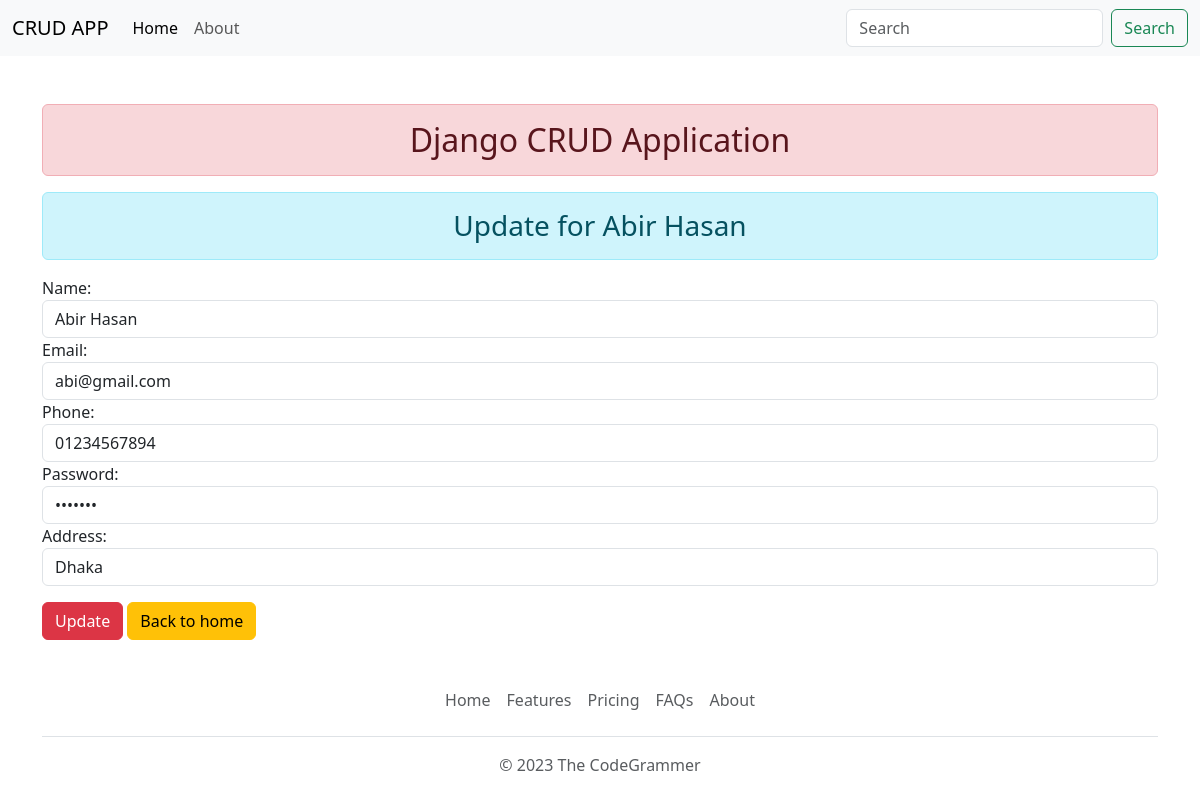
The app's page /update/31/ with its own data.
### student/models.py (models this page shows)
class student(models.Model):
    name = models.CharField(max_length=50)
    email = models.CharField(max_length=50)
    phone = models.CharField(max_length=50)
    password = models.CharField(max_length=50)
    address = models.CharField(max_length=300)

### student/views.py (the view)
# urls.py: path('update/<int:id>/', updateStudent, name='update_student'),
def updateStudent(request, id):
    students_data = student.objects.filter(pk=id)
    if students_data.exists():
        student_data = students_data.first()
    else:
        return redirect('index')
    attributes = ['name', 'email', 'phone', 'password', 'address']
    if request.method == "POST":
        for attr in attributes:
            setattr(student_data, attr, request.POST.get(attr))
            student_data.save()
        return redirect('/')
    context = {'student': student_data}
    return render(request, 'update.html', context)

### templates/update.html (shortened to what this page needs)
{% extends "base.html" %}
{% block content %}
{% load static %}
<div class="container">
<div class="row">
    <div class="col-sm-12">
        <h3 class='alert alert-info text-center'>Update for {{ student.name }}</h3>
        <form method="POST" action="{% url 'update_student' student.id %}">
            <div class="form-group">
                <label for="name">Name:</label>
                <input type="text" class="form-control" id="name" name="name" value="{{ student.name }}">
            </div>
            <div class="form-group">
                <label for="email">Email:</label>
                <input type="email" class="form-control" id="email" name="email" value="{{ student.email }}">
            </div>
            <div class="form-group">
                <label for="phone">Phone:</label>
                <input type="text" class="form-control" id="phone" name="phone" value="{{ student.phone }}">
            </div>
            <div class="form-group">
                <label for="password">Password:</label>
                <input type="password" class="form-control" id="password" name="password" value="{{ student.password }}">
            </div>
            <div class="form-group">
                <label for="address">Address:</label>
                <input type="text" class="form-control" id="address" name="address" value="{{ student.address }}">
            </div>
            <button type="submit" class="btn btn-danger w-80 mt-3">Update</button>
            <a href="{% url 'home' %}" type="submit" class="btn btn-warning w-60 mt-3">Back to home</a>
        </form>
    </div>
</div>
</div>
{% endblock content %}

### records on screen
student: name "Abir Hasan", email "abi@gmail.com", phone "01234567894", address "Dhaka"
